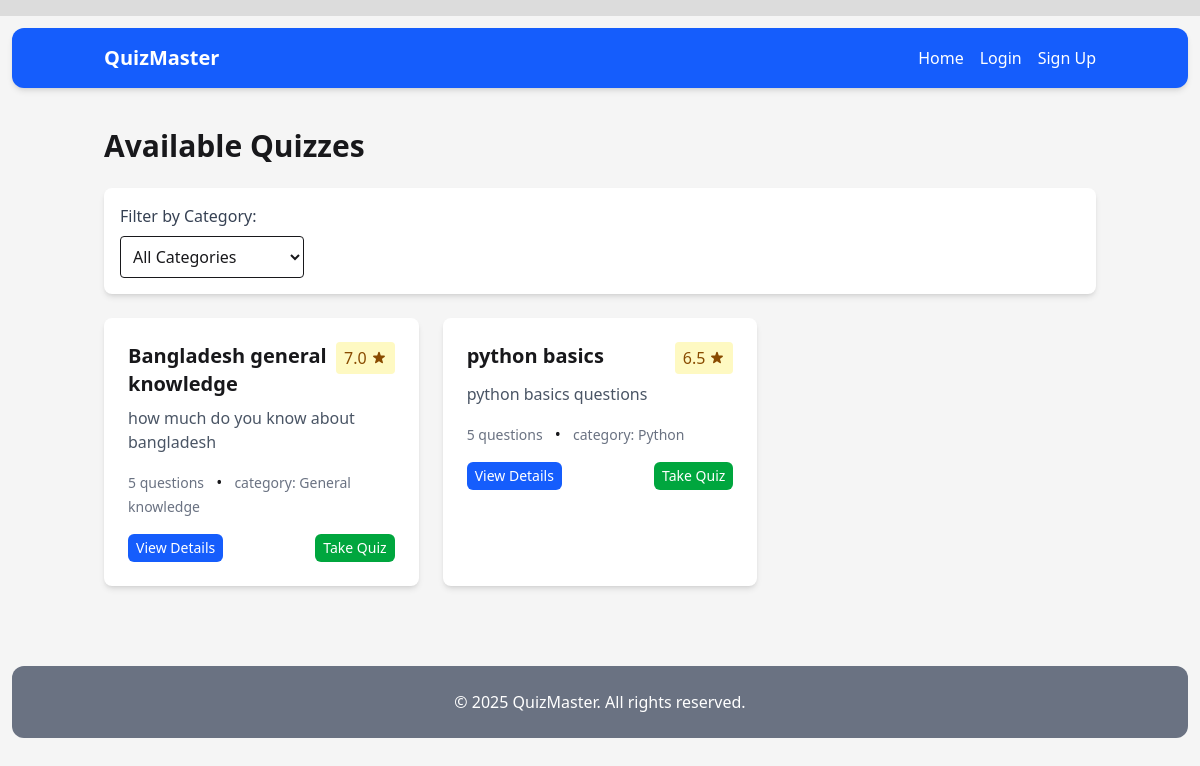
Screenshot of /quizzes/ with the database file from the repository.
### quiz/models.py (models this page shows, shortened)
class Quiz(models.Model):
    title = models.CharField(max_length=200)
    description = models.TextField(blank=True)
    category = models.ForeignKey(Category, on_delete=models.SET_NULL, null=True, related_name='quizzes')
    created_by = models.ForeignKey(User, on_delete=models.CASCADE, related_name='quizzes')
    created_at = models.DateTimeField(auto_now_add=True)
    updated_at = models.DateTimeField(auto_now=True)
    is_active = models.BooleanField(default=True)
    time_limit = models.PositiveIntegerField(help_text="Time limit in minutes", null=True, blank=True)
    max_questions = models.PositiveIntegerField(default=50)
    min_questions = models.PositiveIntegerField(default=5)
    class Meta:
        ordering = ['-created_at']
    @property
    def average_rating(self):
        ratings = self.ratings.all()
        if not ratings:
            return 0
        return sum(rating.score for rating in ratings) / len(ratings)

class Rating(models.Model):
    quiz = models.ForeignKey(Quiz, on_delete=models.CASCADE, related_name='ratings')
    user = models.ForeignKey(User, on_delete=models.CASCADE)
    score = models.IntegerField(
        validators=[MinValueValidator(1), MaxValueValidator(7)],
        help_text="Rate this quiz from 1 to 7"
    )
    created_at = models.DateTimeField(auto_now_add=True)
    class Meta:
        unique_together = ('quiz', 'user')

class Category(models.Model):
    name = models.CharField(max_length=100, unique=True)
    description = models.TextField(blank=True)

### quiz/views.py (the view)
# urls.py: path('', views.QuizListView.as_view(), name='quiz-list'),
class QuizListView(ListView):
    model = Quiz
    template_name = 'quiz/quiz_list.html'
    context_object_name = 'quizzes'
    def get_queryset(self):
        queryset = Quiz.objects.filter(is_active=True)
        category_id = self.request.GET.get('category')
        if category_id:
            queryset = queryset.filter(category_id=category_id)
        sort_by = self.request.GET.get('sort')
        if sort_by == 'rating':
            queryset = queryset.annotate(avg_rating=Avg('ratings__score')).order_by('-avg_rating')
        elif sort_by == 'newest':
            queryset = queryset.order_by('-created_at')
        elif sort_by == 'oldest':
            queryset = queryset.order_by('created_at')
        return queryset
    def get_context_data(self, **kwargs):
        context = super().get_context_data(**kwargs)
        context['categories'] = Category.objects.all()
        context['selected_category'] = self.request.GET.get('category')
        context['sort_by'] = self.request.GET.get('sort', 'newest')
        if self.request.user.is_authenticated:
            attempted_quizzes = QuizAttempt.objects.filter(
                user=self.request.user
            ).values_list('quiz_id', flat=True)
            context['attempted_quizzes'] = set(attempted_quizzes)
        return context

### core/templatetags/navigation_tags.py (called while the page is built)
@register.simple_tag(takes_context=True)
@register.filter
def active(context, *url_names):
    try:
        current = context['request'].resolver_match.url_name
    except Exception:
        return ''
    if current in url_names:
        return 'font-bold text-green-200 aria-current="page"'
    return ''

### quiz/templates/quiz/quiz_list.html (shortened to what this page needs)
{% extends "base.html" %}
{% block content %}
<div class="max-w-6xl mx-auto">
    <h1 class="text-3xl font-bold mb-6">Available Quizzes</h1>
    <div class="bg-white rounded-lg shadow-md p-4 mb-6">
        <div class="flex flex-wrap gap-4">
            <div>
                <label class="block text-gray-700 mb-2">Filter by Category:</label>
                <select id="category-filter" class="border rounded p-2" onchange="location.href=`?category=${this.value}&sort={{ sort_by }}`">
                    <option value="">All Categories</option>
                </select>
            </div>
        </div>
    </div>
    {% if quizzes %}
        <div class="grid grid-cols-1 md:grid-cols-2 lg:grid-cols-3 gap-6">
            {% for quiz in quizzes %}
                <div class="bg-white rounded-lg shadow-md overflow-hidden hover:shadow-lg transition-shadow">
                    <div class="p-6">
                        <div class="flex justify-between items-start mb-2">
                            <h2 class="text-xl font-bold">{{ quiz.title }}</h2>
                            {% if quiz.average_rating > 0 %}
                                <div class="flex items-center bg-yellow-100 text-yellow-800 px-2 py-1 rounded">
                                    <span>{{ quiz.average_rating|floatformat:1 }}</span>
                                </div>
                            {% endif %}
                        </div>
                        <p class="text-gray-600 mb-4">{{ quiz.description|truncatewords:20 }}</p>
                        <div class="flex justify-between items-center mb-4">
                            <div>
                                <span class="text-sm text-gray-500">{{ quiz.questions.count }} questions</span>
                                {% if quiz.category %}
                                    <span class="mx-2">•</span>
                                    <span class="text-sm text-gray-500">category: {{ quiz.category.name }}</span>
                                {% endif %}
                            </div>
                        </div>
                        <div class="flex justify-between items-center">
                            <a href="{% url 'quiz-detail' quiz.pk %}" class="bg-blue-600 text-white text-sm px-2 py-1 rounded-md hover:bg-blue-700">View Details</a>
                            {% if user.is_authenticated %}
                                {% if quiz.id in attempted_quizzes %}
                                    <button class="bg-gray-500 text-white text-sm px-2 py-1 rounded-md cursor-not-allowed" disabled>Attempted</button>
                                {% else %}
                                    <a href="{% url 'quiz-take' quiz.pk %}" class="bg-green-600 text-white text-sm px-2 py-1 rounded-md hover:bg-green-700">Take Quiz</a>
                                {% endif %}
                            {% else %}
                                <a href="{% url 'login' %}" class="bg-green-600 text-white text-sm px-2 py-1 rounded-md hover:bg-green-700">Take Quiz</a>
                            {% endif %}
                        </div>
                    </div>
                </div>
            {% endfor %}
        </div>
    {% endif %}
</div>
{% endblock %}

### static/css/style.css (style rules this page uses)
body { background-color:whitesmoke; }

### rows the page displays
Quiz: title "Bangladesh general knowledge", average_rating "7.0", description "how much do you know about bangladesh", questions.count "5", category.name "General knowledge"
Quiz: title "python basics", average_rating "6.5", description "python basics questions", questions.count "5", category.name "Python"
